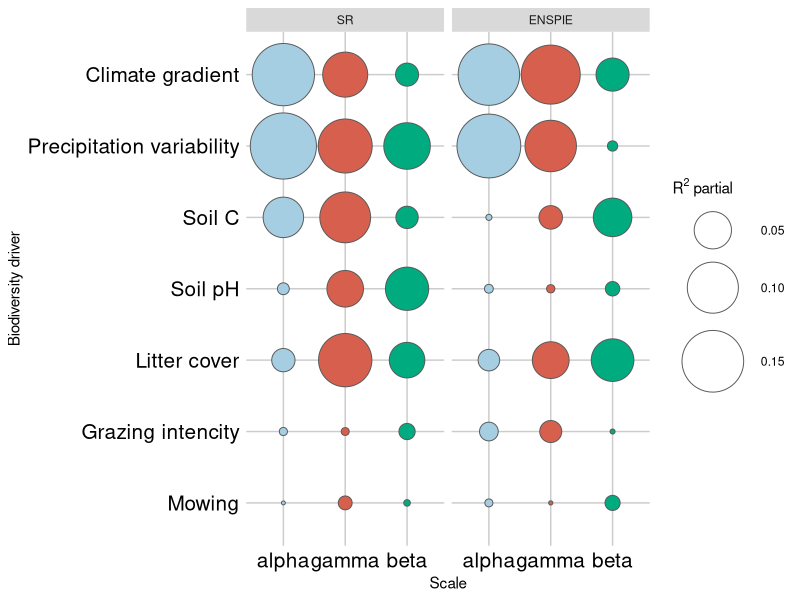
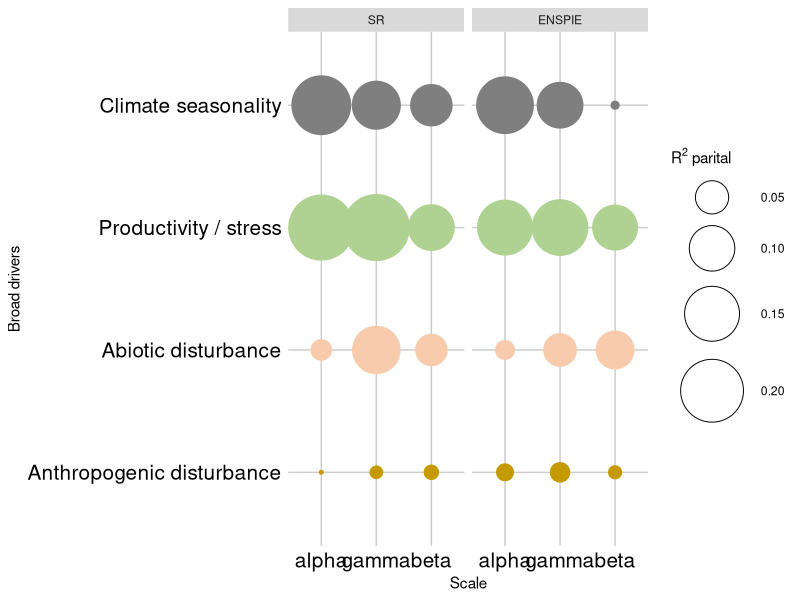

The R script that drew these images, in order:
# Purpose: Visualize R2 and produce Figures 3b
# Fig 3 b ----


library(tidyverse)

# Read and prepare data -------------------------------------------------------

# Read R2 of all models
R2_alpha_SR <- read_csv("results/R2_alpha_SR.csv") %>% select(Effect, Rsq) %>% rename(alpha_SR = Rsq)
R2_alpha_ENSPIE <- read_csv("results/R2_alpha_ENSPIE.csv") %>% select(Effect, Rsq) %>% rename(alpha_ENSPIE = Rsq)
R2_gamma_SR <- read_csv("results/R2_gamma_SR.csv") %>% select(Effect, Rsq) %>% rename(gamma_SR = Rsq)
R2_gamma_ENSPIE <- read_csv("results/R2_gamma_ENSPIE.csv") %>% select(Effect, Rsq) %>% rename(gamma_ENSPIE = Rsq)
R2_beta_SR <- read_csv("results/R2_beta_SR.csv") %>% select(Effect, Rsq) %>% rename(beta_SR = Rsq)
R2_beta_ENSPIE <- read_csv("results/R2_beta_ENSPIE.csv") %>% select(Effect, Rsq) %>% rename(beta_ENSPIE = Rsq)

# Join all R2 values by effect
R2_part_all <- purrr::reduce(list(R2_alpha_SR, R2_alpha_ENSPIE, R2_gamma_SR, 
                          R2_gamma_ENSPIE, R2_beta_SR, R2_beta_ENSPIE), 
              full_join, by = "Effect") 

# Filter and reorder factors for plotting and add categories to the drivers
R2_part_all <- R2_part_all %>%
  filter(!Effect == "Model") %>%
  mutate(Effect = fct_relevel(Effect, c(
    "poly(pca1_clima, 2)1",
    "poly(pca1_clima, 2)2",
    "poly(Prec_Varieb, 2)1",
    "poly(Prec_Varieb, 2)2",
    "poly(pH, 2)2",
    "poly(pH, 2)1",
    "pH",
    "poly(Corg_percent, 2)1",
    "poly(Corg_percent, 2)2",
    "Corg_percent",
    "poly(cover_litter, 2)1",
    "poly(cover_litter, 2)2",
    "grazing_intencity",
    "mowing1"
  ))) %>%
  arrange(Effect) %>%
  mutate(Driver = c(
    "Climate gradient",
    "Climate gradient",
    "Precipitation variability",
    "Precipitation variability",
    "Soil pH",
    "Soil pH",
    "Soil pH",
    "Soil C",
    "Soil C",
    "Soil C",
    "Litter cover",
    "Litter cover",
    "Grazing intencity",
    "Mowing")) %>%
  mutate(Driver_all = c(
    "Productivity / stress",
    "Productivity / stress",
    "Climate seasonality",
    "Climate seasonality",
    "Productivity / stress",
    "Productivity / stress",
    "Productivity / stress",
    "Productivity / stress",
    "Productivity / stress",
    "Productivity / stress",
    "Abiotic disturbance",
    "Abiotic disturbance",
    "Anthropogenic disturbance",
    "Anthropogenic disturbance"))


# Plot variance explained by driver -------------------------------------------
# Figure 3 b ------------------------------------------------------------------
fig_3b_data <- R2_part_all %>%
  group_by(Driver) %>%
  # sum up all numeric columns by driver
  summarise(
    across(where(is.numeric), \(x) sum(x, na.rm = TRUE))) %>%
  mutate(Driver = fct_relevel(Driver, c(
    "Mowing",
    "Grazing intencity",
    "Litter cover",
    "Soil pH",
    "Soil C",
    "Precipitation variability",
    "Climate gradient"
  ))) %>%
  pivot_longer(!Driver, names_to = "Diversity", values_to = "R2") %>%
  # separate the scale and the measure
  separate_wider_delim(cols = Diversity, delim = "_", 
                       names = c("scale", "type")) %>%
  mutate(scale = fct_relevel(scale, c("alpha", "gamma", "beta")),
         type = fct_relevel(type, c("SR", "ENSPIE")))

fig_3b_data

fig_3b <- ggplot(fig_3b_data, 
  aes(
    x = scale,
    y = Driver,
    fill = scale,
    size = R2)) +
  geom_point(pch = 21, colour = "#595959") +
  facet_wrap(~type) +
  scale_size_continuous(range = c(1, 22)) +
  scale_fill_manual(values = c(
    "alpha" = "#A6CEE3",
    "gamma" = "#D6604D",
    "beta" = "#00AC7F")) +
  labs(x = "Scale", y = "Biodiversity driver", size = R^2 ~ partial) +
  theme(legend.position = "right",
    legend.key = element_rect(colour = NA, fill = NA),
    panel.background = element_blank(),
    panel.grid = element_line(colour = "grey80"),
    axis.ticks = element_blank(),
    axis.text = element_text(colour = "black", size = 15)) +
  guides(color = "none", fill = "none") 

fig_3b


# Plot by overall driver ------------------------------------------------------
# Additional plot that is not part of the paper

R2_overall_drivers <- R2_part_all %>%
  group_by(Driver_all) %>%
  # sum up all numeric columns by driver
  summarise(
    across(where(is.numeric), \(x) sum(x, na.rm = TRUE))) %>%
  mutate(Driver_all = fct_relevel(Driver_all, c("Anthropogenic disturbance",
    "Abiotic disturbance",
    # "Environmental heterogeneity",
    "Productivity / stress"
  ))) %>%
  pivot_longer(!Driver_all, names_to = "Diversity", values_to = "R2") %>%
  separate_wider_delim(cols = Diversity, delim = "_", 
                       names = c("scale", "type")) %>%
  mutate(scale = fct_relevel(scale, c("alpha", "gamma", "beta")),
         type = fct_relevel(type, c("SR", "ENSPIE")))
  
ggplot(R2_overall_drivers, aes(
  x = scale,
  y = Driver_all,
  colour = Driver_all, 
  fill = Driver_all,
  size = R2)) +
  geom_point(pch = 21) +
  scale_size_continuous(range = c(1, 22)) +
  facet_wrap(~type) +
  scale_fill_manual(values = c(
    "Anthropogenic disturbance" = "#C49A00",
    "Abiotic disturbance" = "#F8CBAD",
    "Productivity / stress" = "#AFD191",
    "Environmental heterogeneity" = "#A6CEE3")) +
  scale_colour_manual(values = c("Anthropogenic disturbance" = "#C49A00",
    "Abiotic disturbance" = "#F8CBAD",
    "Productivity / stress" = "#AFD191",
    "Environmental heterogeneity" = "#A6CEE3")) +
  labs(x = "Scale", y = "Broad drivers", size = R^2 ~ parital) +
  theme(
    legend.key = element_rect(colour = NA, fill = NA),
    panel.background = element_blank(),
    panel.grid = element_line(colour = "grey80"),
    axis.ticks = element_blank(),
    axis.text = element_text(colour = "black", size = 15)) +
  guides(color = "none", fill = "none") # remove fill in a legend
